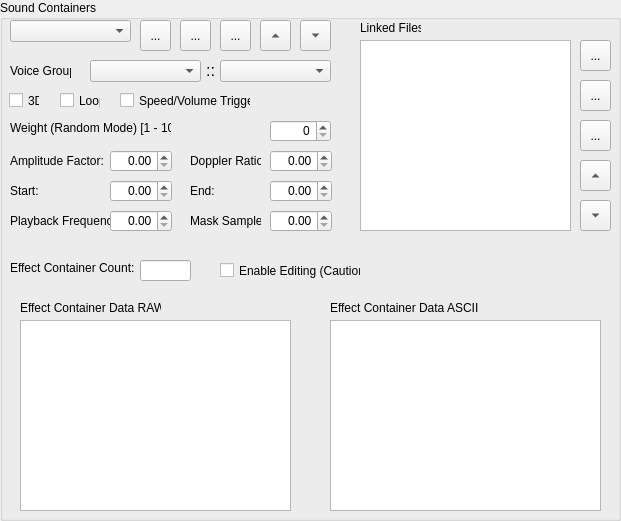
   <widget class="QGroupBox" name="groupBox_soundContainers">
    <property name="geometry">
     <rect>
      <x>325</x>
      <y>250</y>
      <width>621</width>
      <height>521</height>
     </rect>
    </property>
    <property name="title">
     <string>Sound Containers</string>
    </property>
    <widget class="QTableWidget" name="tableWidget_linkedFiles">
     <property name="geometry">
      <rect>
       <x>360</x>
       <y>40</y>
       <width>211</width>
       <height>191</height>
      </rect>
     </property>
     <property name="sizePolicy">
      <sizepolicy hsizetype="Expanding" vsizetype="Expanding">
       <horstretch>0</horstretch>
       <verstretch>0</verstretch>
      </sizepolicy>
     </property>
     <property name="frameShadow">
      <enum>QFrame::Sunken</enum>
     </property>
     <property name="selectionBehavior">
      <enum>QAbstractItemView::SelectRows</enum>
     </property>
     <property name="textElideMode">
      <enum>Qt::ElideMiddle</enum>
     </property>
     <property name="cornerButtonEnabled">
      <bool>false</bool>
     </property>
     <attribute name="horizontalHeaderVisible">
      <bool>false</bool>
     </attribute>
    </widget>
    <widget class="QToolButton" name="toolButton_linkedFilesAdd">
     <property name="geometry">
      <rect>
       <x>580</x>
       <y>40</y>
       <width>31</width>
       <height>31</height>
      </rect>
     </property>
     <property name="toolTip">
      <string>Add New Linked File</string>
     </property>
     <property name="text">
      <string>...</string>
     </property>
     <property name="icon">
      <iconset>
       <normalon>:/res/Plus_Enabled.png</normalon>
      </iconset>
     </property>
     <property name="toolButtonStyle">
      <enum>Qt::ToolButtonIconOnly</enum>
     </property>
     <property name="arrowType">
      <enum>Qt::NoArrow</enum>
     </property>
    </widget>
    <widget class="QToolButton" name="toolButton_linkedFilesRemove">
     <property name="geometry">
      <rect>
       <x>580</x>
       <y>80</y>
       <width>31</width>
       <height>31</height>
      </rect>
     </property>
     <property name="toolTip">
      <string>Remove Linked File</string>
     </property>
     <property name="text">
      <string>...</string>
     </property>
     <property name="icon">
      <iconset>
       <normalon>:/res/Minus_Enabled.png</normalon>
      </iconset>
     </property>
     <property name="toolButtonStyle">
      <enum>Qt::ToolButtonIconOnly</enum>
     </property>
     <property name="arrowType">
      <enum>Qt::NoArrow</enum>
     </property>
    </widget>
    <widget class="QToolButton" name="toolButton_linkedFilesDown">
     <property name="geometry">
      <rect>
       <x>580</x>
       <y>200</y>
       <width>31</width>
       <height>31</height>
      </rect>
     </property>
     <property name="toolTip">
      <string>Move Linked File Down</string>
     </property>
     <property name="text">
      <string>...</string>
     </property>
     <property name="toolButtonStyle">
      <enum>Qt::ToolButtonIconOnly</enum>
     </property>
     <property name="arrowType">
      <enum>Qt::DownArrow</enum>
     </property>
    </widget>
    <widget class="QToolButton" name="toolButton_linkedFilesUp">
     <property name="geometry">
      <rect>
       <x>580</x>
       <y>160</y>
       <width>31</width>
       <height>31</height>
      </rect>
     </property>
     <property name="toolTip">
      <string>Move Linked File Up</string>
     </property>
     <property name="text">
      <string>...</string>
     </property>
     <property name="toolButtonStyle">
      <enum>Qt::ToolButtonIconOnly</enum>
     </property>
     <property name="arrowType">
      <enum>Qt::UpArrow</enum>
     </property>
    </widget>
    <widget class="QComboBox" name="comboBox_soundContainer">
     <property name="geometry">
      <rect>
       <x>10</x>
       <y>20</y>
       <width>121</width>
       <height>22</height>
      </rect>
     </property>
    </widget>
    <widget class="QLabel" name="label_voiceGroup">
     <property name="geometry">
      <rect>
       <x>10</x>
       <y>60</y>
       <width>61</width>
       <height>21</height>
      </rect>
     </property>
     <property name="text">
      <string>Voice Group:</string>
     </property>
    </widget>
    <widget class="QCheckBox" name="checkBox_3D">
     <property name="geometry">
      <rect>
       <x>9</x>
       <y>90</y>
       <width>31</width>
       <height>21</height>
      </rect>
     </property>
     <property name="layoutDirection">
      <enum>Qt::LeftToRight</enum>
     </property>
     <property name="text">
      <string>3D</string>
     </property>
    </widget>
    <widget class="QCheckBox" name="checkBox_loop">
     <property name="geometry">
      <rect>
       <x>60</x>
       <y>90</y>
       <width>41</width>
       <height>21</height>
      </rect>
     </property>
     <property name="layoutDirection">
      <enum>Qt::LeftToRight</enum>
     </property>
     <property name="text">
      <string>Loop</string>
     </property>
    </widget>
    <widget class="QCheckBox" name="checkBox_speedVolumeTrigger">
     <property name="geometry">
      <rect>
       <x>120</x>
       <y>90</y>
       <width>131</width>
       <height>21</height>
      </rect>
     </property>
     <property name="layoutDirection">
      <enum>Qt::LeftToRight</enum>
     </property>
     <property name="text">
      <string>Speed/Volume Trigger</string>
     </property>
    </widget>
    <widget class="QLabel" name="label_randomWeight">
     <property name="geometry">
      <rect>
       <x>10</x>
       <y>120</y>
       <width>161</width>
       <height>16</height>
      </rect>
     </property>
     <property name="text">
      <string>Weight (Random Mode) [1 - 100]:</string>
     </property>
    </widget>
    <widget class="QSpinBox" name="spinBox_randomWeight">
     <property name="geometry">
      <rect>
       <x>270</x>
       <y>120</y>
       <width>61</width>
       <height>22</height>
      </rect>
     </property>
     <property name="alignment">
      <set>Qt::AlignRight|Qt::AlignTrailing|Qt::AlignVCenter</set>
     </property>
    </widget>
    <widget class="QLabel" name="label_amplitudeFactor">
     <property name="geometry">
      <rect>
       <x>10</x>
       <y>150</y>
       <width>101</width>
       <height>21</height>
      </rect>
     </property>
     <property name="text">
      <string>Amplitude Factor:</string>
     </property>
    </widget>
    <widget class="QDoubleSpinBox" name="doubleSpinBox_amplitudeFactor">
     <property name="geometry">
      <rect>
       <x>110</x>
       <y>150</y>
       <width>62</width>
       <height>22</height>
      </rect>
     </property>
     <property name="layoutDirection">
      <enum>Qt::LeftToRight</enum>
     </property>
     <property name="alignment">
      <set>Qt::AlignRight|Qt::AlignTrailing|Qt::AlignVCenter</set>
     </property>
     <property name="maximum">
      <double>339999999999999996123846586046231871488.000000000000000</double>
     </property>
    </widget>
    <widget class="QDoubleSpinBox" name="doubleSpinBox_dopplerRatio">
     <property name="geometry">
      <rect>
       <x>270</x>
       <y>150</y>
       <width>62</width>
       <height>22</height>
      </rect>
     </property>
     <property name="layoutDirection">
      <enum>Qt::LeftToRight</enum>
     </property>
     <property name="alignment">
      <set>Qt::AlignRight|Qt::AlignTrailing|Qt::AlignVCenter</set>
     </property>
     <property name="maximum">
      <double>339999999999999996123846586046231871488.000000000000000</double>
     </property>
    </widget>
    <widget class="QLabel" name="label_dopplerRatio">
     <property name="geometry">
      <rect>
       <x>190</x>
       <y>150</y>
       <width>71</width>
       <height>21</height>
      </rect>
     </property>
     <property name="text">
      <string>Doppler Ratio:</string>
     </property>
    </widget>
    <widget class="QLabel" name="label_playbackFrequence">
     <property name="geometry">
      <rect>
       <x>10</x>
       <y>210</y>
       <width>101</width>
       <height>21</height>
      </rect>
     </property>
     <property name="text">
      <string>Playback Frequence:</string>
     </property>
    </widget>
    <widget class="QDoubleSpinBox" name="doubleSpinBox_playbackFrequence">
     <property name="geometry">
      <rect>
       <x>110</x>
       <y>210</y>
       <width>62</width>
       <height>22</height>
      </rect>
     </property>
     <property name="layoutDirection">
      <enum>Qt::LeftToRight</enum>
     </property>
     <property name="alignment">
      <set>Qt::AlignRight|Qt::AlignTrailing|Qt::AlignVCenter</set>
     </property>
     <property name="maximum">
      <double>339999999999999996123846586046231871488.000000000000000</double>
     </property>
    </widget>
    <widget class="QLabel" name="label_start">
     <property name="geometry">
      <rect>
       <x>10</x>
       <y>180</y>
       <width>51</width>
       <height>21</height>
      </rect>
     </property>
     <property name="text">
      <string>Start:</string>
     </property>
    </widget>
    <widget class="QDoubleSpinBox" name="doubleSpinBox_start">
     <property name="geometry">
      <rect>
       <x>110</x>
       <y>180</y>
       <width>62</width>
       <height>22</height>
      </rect>
     </property>
     <property name="layoutDirection">
      <enum>Qt::LeftToRight</enum>
     </property>
     <property name="alignment">
      <set>Qt::AlignRight|Qt::AlignTrailing|Qt::AlignVCenter</set>
     </property>
     <property name="maximum">
      <double>339999999999999996123846586046231871488.000000000000000</double>
     </property>
    </widget>
    <widget class="QDoubleSpinBox" name="doubleSpinBox_end">
     <property name="geometry">
      <rect>
       <x>270</x>
       <y>180</y>
       <width>62</width>
       <height>22</height>
      </rect>
     </property>
     <property name="layoutDirection">
      <enum>Qt::LeftToRight</enum>
     </property>
     <property name="alignment">
      <set>Qt::AlignRight|Qt::AlignTrailing|Qt::AlignVCenter</set>
     </property>
     <property name="maximum">
      <double>339999999999999996123846586046231871488.000000000000000</double>
     </property>
    </widget>
    <widget class="QLabel" name="label_end">
     <property name="geometry">
      <rect>
       <x>190</x>
       <y>180</y>
       <width>61</width>
       <height>21</height>
      </rect>
     </property>
     <property name="text">
      <string>End:</string>
     </property>
    </widget>
    <widget class="QDoubleSpinBox" name="doubleSpinBox_maskSample">
     <property name="geometry">
      <rect>
       <x>270</x>
       <y>210</y>
       <width>62</width>
       <height>22</height>
      </rect>
     </property>
     <property name="layoutDirection">
      <enum>Qt::LeftToRight</enum>
     </property>
     <property name="alignment">
      <set>Qt::AlignRight|Qt::AlignTrailing|Qt::AlignVCenter</set>
     </property>
     <property name="maximum">
      <double>339999999999999996123846586046231871488.000000000000000</double>
     </property>
    </widget>
    <widget class="QLabel" name="label_maskSample">
     <property name="geometry">
      <rect>
       <x>190</x>
       <y>210</y>
       <width>71</width>
       <height>21</height>
      </rect>
     </property>
     <property name="text">
      <string>Mask Sample:</string>
     </property>
    </widget>
    <widget class="QLabel" name="label_linkedFiles">
     <property name="geometry">
      <rect>
       <x>360</x>
       <y>20</y>
       <width>61</width>
       <height>16</height>
      </rect>
     </property>
     <property name="text">
      <string>Linked Files:</string>
     </property>
    </widget>
    <widget class="QToolButton" name="toolButton_soundContainerAdd">
     <property name="geometry">
      <rect>
       <x>140</x>
       <y>20</y>
       <width>31</width>
       <height>31</height>
      </rect>
     </property>
     <property name="toolTip">
      <string>Add New Sound Container</string>
     </property>
     <property name="text">
      <string>...</string>
     </property>
     <property name="icon">
      <iconset>
       <normalon>:/res/Plus_Enabled.png</normalon>
      </iconset>
     </property>
     <property name="toolButtonStyle">
      <enum>Qt::ToolButtonIconOnly</enum>
     </property>
     <property name="arrowType">
      <enum>Qt::NoArrow</enum>
     </property>
    </widget>
    <widget class="QToolButton" name="toolButton_soundContainerRemove">
     <property name="geometry">
      <rect>
       <x>180</x>
       <y>20</y>
       <width>31</width>
       <height>31</height>
      </rect>
     </property>
     <property name="toolTip">
      <string>Remove Sound Container</string>
     </property>
     <property name="text">
      <string>...</string>
     </property>
     <property name="icon">
      <iconset>
       <normalon>:/res/Minus_Enabled.png</normalon>
      </iconset>
     </property>
     <property name="toolButtonStyle">
      <enum>Qt::ToolButtonIconOnly</enum>
     </property>
     <property name="arrowType">
      <enum>Qt::NoArrow</enum>
     </property>
    </widget>
    <widget class="QToolButton" name="toolButton_soundContainerUp">
     <property name="geometry">
      <rect>
       <x>260</x>
       <y>20</y>
       <width>31</width>
       <height>31</height>
      </rect>
     </property>
     <property name="toolTip">
      <string>Move Sound Container Up</string>
     </property>
     <property name="text">
      <string>...</string>
     </property>
     <property name="toolButtonStyle">
      <enum>Qt::ToolButtonIconOnly</enum>
     </property>
     <property name="arrowType">
      <enum>Qt::UpArrow</enum>
     </property>
    </widget>
    <widget class="QToolButton" name="toolButton_soundContainerDown">
     <property name="geometry">
      <rect>
       <x>300</x>
       <y>20</y>
       <width>31</width>
       <height>31</height>
      </rect>
     </property>
     <property name="toolTip">
      <string>Move Sound Container Down</string>
     </property>
     <property name="text">
      <string>...</string>
     </property>
     <property name="toolButtonStyle">
      <enum>Qt::ToolButtonIconOnly</enum>
     </property>
     <property name="arrowType">
      <enum>Qt::DownArrow</enum>
     </property>
    </widget>
    <widget class="QToolButton" name="toolButton_linkedFilesCopy">
     <property name="enabled">
      <bool>true</bool>
     </property>
     <property name="geometry">
      <rect>
       <x>580</x>
       <y>120</y>
       <width>31</width>
       <height>31</height>
      </rect>
     </property>
     <property name="toolTip">
      <string>Duplicate Linked File</string>
     </property>
     <property name="text">
      <string>...</string>
     </property>
     <property name="icon">
      <iconset resource="../resources.qrc">
       <normaloff>:/res/Copy_Enabled.png</normaloff>:/res/Copy_Enabled.png</iconset>
     </property>
     <property name="toolButtonStyle">
      <enum>Qt::ToolButtonIconOnly</enum>
     </property>
     <property name="arrowType">
      <enum>Qt::NoArrow</enum>
     </property>
    </widget>
    <widget class="QToolButton" name="toolButton_soundContainerCopy">
     <property name="enabled">
      <bool>true</bool>
     </property>
     <property name="geometry">
      <rect>
       <x>220</x>
       <y>20</y>
       <width>31</width>
       <height>31</height>
      </rect>
     </property>
     <property name="toolTip">
      <string>Duplicate Sound Container</string>
     </property>
     <property name="text">
      <string>...</string>
     </property>
     <property name="icon">
      <iconset resource="../resources.qrc">
       <normaloff>:/res/Copy_Enabled.png</normaloff>:/res/Copy_Enabled.png</iconset>
     </property>
     <property name="toolButtonStyle">
      <enum>Qt::ToolButtonIconOnly</enum>
     </property>
     <property name="arrowType">
      <enum>Qt::NoArrow</enum>
     </property>
    </widget>
    <widget class="QComboBox" name="comboBox_voiceGroupFront">
     <property name="geometry">
      <rect>
       <x>90</x>
       <y>60</y>
       <width>111</width>
       <height>22</height>
      </rect>
     </property>
    </widget>
    <widget class="QComboBox" name="comboBox_voiceGroupBack">
     <property name="geometry">
      <rect>
       <x>220</x>
       <y>60</y>
       <width>111</width>
       <height>22</height>
      </rect>
     </property>
    </widget>
    <widget class="QLabel" name="label_voiceGroupSep">
     <property name="geometry">
      <rect>
       <x>200</x>
       <y>60</y>
       <width>21</width>
       <height>21</height>
      </rect>
     </property>
     <property name="font">
      <font>
       <pointsize>12</pointsize>
       <weight>50</weight>
       <bold>false</bold>
      </font>
     </property>
     <property name="text">
      <string>::</string>
     </property>
     <property name="alignment">
      <set>Qt::AlignCenter</set>
     </property>
    </widget>
    <widget class="QPlainTextEdit" name="plainTextEdit_effectContainerDataRaw">
     <property name="geometry">
      <rect>
       <x>20</x>
       <y>320</y>
       <width>271</width>
       <height>191</height>
      </rect>
     </property>
     <property name="font">
      <font>
       <pointsize>11</pointsize>
      </font>
     </property>
     <property name="readOnly">
      <bool>true</bool>
     </property>
    </widget>
    <widget class="QLabel" name="label_effectContainerCount">
     <property name="geometry">
      <rect>
       <x>10</x>
       <y>260</y>
       <width>141</width>
       <height>16</height>
      </rect>
     </property>
     <property name="text">
      <string>Effect Container Count:</string>
     </property>
    </widget>
    <widget class="QLineEdit" name="lineEdit_effectContainerCount">
     <property name="geometry">
      <rect>
       <x>140</x>
       <y>260</y>
       <width>51</width>
       <height>21</height>
      </rect>
     </property>
     <property name="alignment">
      <set>Qt::AlignRight|Qt::AlignTrailing|Qt::AlignVCenter</set>
     </property>
     <property name="readOnly">
      <bool>true</bool>
     </property>
    </widget>
    <widget class="QCheckBox" name="checkBox_effectContainerDataEdit">
     <property name="geometry">
      <rect>
       <x>220</x>
       <y>260</y>
       <width>141</width>
       <height>21</height>
      </rect>
     </property>
     <property name="text">
      <string>Enable Editing (Caution!)</string>
     </property>
    </widget>
    <widget class="QLabel" name="label_effectContainerDataRaw">
     <property name="geometry">
      <rect>
       <x>20</x>
       <y>300</y>
       <width>141</width>
       <height>16</height>
      </rect>
     </property>
     <property name="text">
      <string>Effect Container Data RAW</string>
     </property>
    </widget>
    <widget class="QLabel" name="label_effectContainerDataString">
     <property name="geometry">
      <rect>
       <x>330</x>
       <y>300</y>
       <width>151</width>
       <height>16</height>
      </rect>
     </property>
     <property name="text">
      <string>Effect Container Data ASCII</string>
     </property>
    </widget>
    <widget class="QPlainTextEdit" name="plainTextEdit_effectContainerDataString">
     <property name="geometry">
      <rect>
       <x>330</x>
       <y>320</y>
       <width>271</width>
       <height>191</height>
      </rect>
     </property>
     <property name="font">
      <font>
       <pointsize>11</pointsize>
      </font>
     </property>
     <property name="readOnly">
      <bool>true</bool>
     </property>
    </widget>
   </widget>
